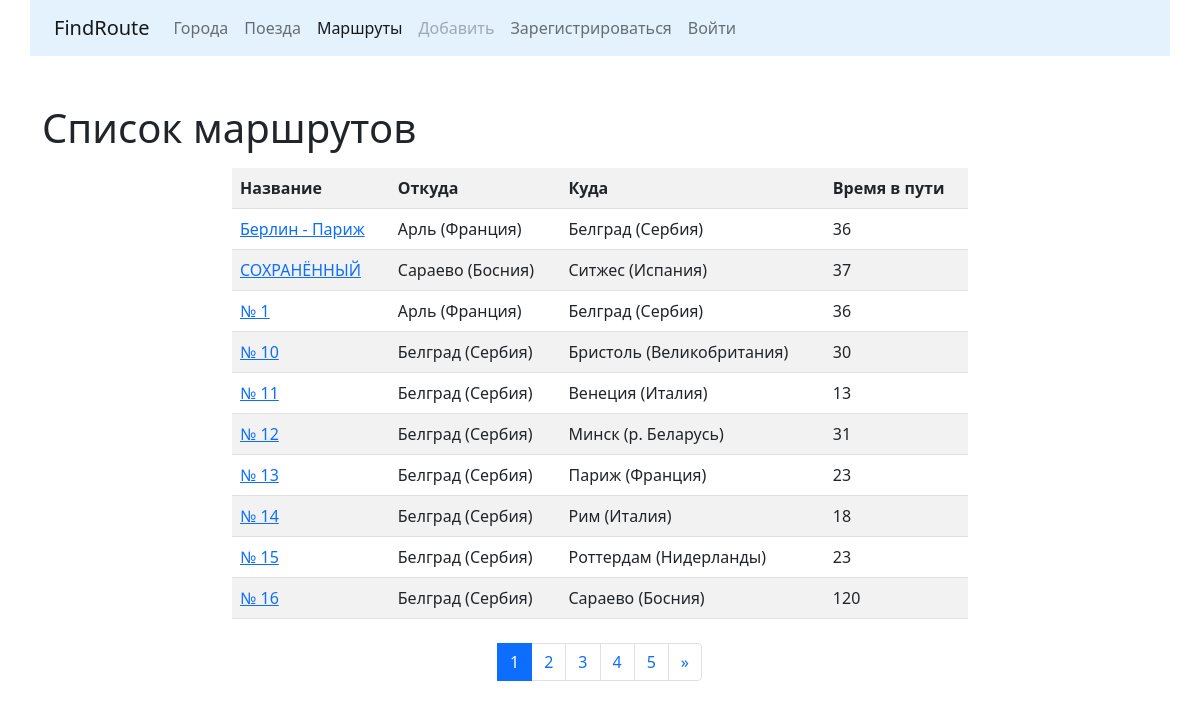
Page /list/ on the committed database.
### routes/models.py (models this page shows, shortened)
class Route(models.Model):
    name = models.CharField(max_length=50, unique=True,
                            verbose_name='Название маршрута')
    travel_times = models.PositiveSmallIntegerField(
        verbose_name='Общее время в пути'
    )
    from_city = models.ForeignKey(City, on_delete=models.CASCADE,
                                  related_name='route_from_city_set',
                                  verbose_name='Из какого города')
    to_city = models.ForeignKey(City, on_delete=models.CASCADE,
                                related_name='route_to_city_set',
                                verbose_name='В какой город')
    trains = models.ManyToManyField(Train, verbose_name='Список поездов')
    class Meta:
        verbose_name = "Маршрут"
        verbose_name_plural = "Маршруты"
        ordering = ['name']

### cities/models.py (models this page shows, shortened)
class City(models.Model):
    name = models.CharField(max_length=100, unique=True, verbose_name="Город")
    def __str__(self):
        return self.name
    class Meta:
        verbose_name = "Город"
        verbose_name_plural = "Города"
        ordering = ['name']

### routes/views.py (the view)
# urls.py: path('list/', RouteListView.as_view(), name='list'),
class RouteListView(ListView):
    paginate_by = 10
    model = Route
    template_name = 'routes/list.html'

### routes/templates/routes/list.html (shortened to what this page needs)
{% extends 'base.html' %}
{% block content %}
	<h1>Список маршрутов</h1>
    <div class="row">
	    <div class="col-md-8 mx-auto my-2">
		    <table class="table table-striped">
			    <tr>
				    <th>Название</th>
					<th>Откуда</th>
					<th>Куда</th>
					<th>Время в пути</th>
				</tr>
		        {% for object in page_obj %}
				    <tr>
					    <td>
						    <a href="{% url 'detail' pk=object.pk %}">
							    {{ object.name }}
							</a>
						</td>
						<td>{{ object.from_city }}</td>
						<td>{{ object.to_city }}</td>
						<td>{{ object.travel_times }}</td>
					</tr>
			    {% endfor %}
			</table>
		</div>
	</div>
	<nav aria-label="Пример навигации по страницам">
        <ul class="pagination justify-content-center">
            {% for page in page_obj.paginator.page_range %}
			    <li class="page-item {% if page == page_obj.number %} active {% endif %}">
			        <a class="page-link" href="?page={{ page }}">
				        {{ page }}
				    </a>
			    </li>
			{% endfor %}
            <li class="page-item">
			    {% if page_obj.has_next %}
                    <a class="page-link" href="?page={{ page_obj.paginator.num_pages }}" aria-label="Следующая">
                        <span aria-hidden="true">
					        &raquo;
					    </span>
					</a>
                {% endif %}
			</li>
        </ul>
    </nav>
{% endblock %}

### rows in the picture
Route: name "Берлин - Париж", from_city "Арль (Франция)", to_city "Белград (Сербия)", travel_times "36"
Route: name "СОХРАНЁННЫЙ", from_city "Сараево (Босния)", to_city "Ситжес (Испания)", travel_times "37"
Route: name "№ 1", from_city "Арль (Франция)", to_city "Белград (Сербия)", travel_times "36"
Route: name "№ 10", from_city "Белград (Сербия)", to_city "Бристоль (Великобритания)", travel_times "30"
Route: name "№ 11", from_city "Белград (Сербия)", to_city "Венеция (Италия)", travel_times "13"
Route: name "№ 12", from_city "Белград (Сербия)", to_city "Минск (р. Беларусь)", travel_times "31"
Route: name "№ 13", from_city "Белград (Сербия)", to_city "Париж (Франция)", travel_times "23"
Route: name "№ 14", from_city "Белград (Сербия)", to_city "Рим (Италия)", travel_times "18"
Route: name "№ 15", from_city "Белград (Сербия)", to_city "Роттердам (Нидерланды)", travel_times "23"
Route: name "№ 16", from_city "Белград (Сербия)", to_city "Сараево (Босния)", travel_times "120"

### other values in the picture
{{ page }} "1" "2" "3" "4" "5"
